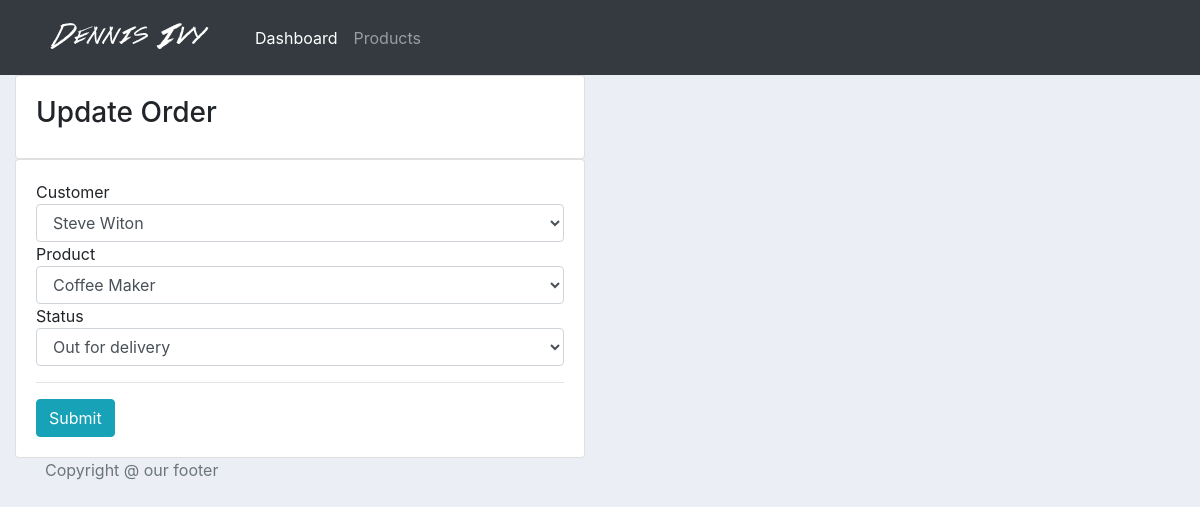
The page /update_order/1/ on the database its author committed.
### accounts/models.py (models this page shows, shortened)
class Order(models.Model):
	STATUS = (
			('Pending', 'Pending'),
			('Out for delivery', 'Out for delivery'),
			('Delivered', 'Delivered'),
			)
	customer = models.ForeignKey(Customer, on_delete= models.SET_NULL, null=True)
	product = models.ForeignKey(Product, on_delete= models.SET_NULL, null=True)
	date_created = models.DateTimeField(auto_now_add=True, null=True, blank=True)
	status = models.CharField(max_length=200, null=True, choices=STATUS)

### accounts/views.py (the view)
# urls.py: path('update_order/<str:pk>/', views.updateOrder, name="update_order"),
def updateOrder(request, pk):
	action = 'update'
	order = Order.objects.get(id=pk)
	form = OrderForm(instance=order)
	if request.method == 'POST':
		form = OrderForm(request.POST, instance=order)
		if form.is_valid():
			form.save()
			return redirect('/customer/' + str(order.customer.id))
	context =  {'action':action, 'form':form}
	return render(request, 'accounts/order_form.html', context)

### accounts/forms.py
class OrderForm(ModelForm):
	class Meta:
		model = Order
		fields = '__all__'

### accounts/models.py (called while the page is built)
	def __str__(self):
		return self.name

	def __str__(self):
		return self.name

### templates/accounts/order_form.html (shortened to what this page needs)
{% extends 'accounts/main_template.html' %}
{% load static %}
{% block content %}
{% load widget_tweaks %}
<div class="row">
	<div class="col-md-6">
		<div class="card card-body">
			{% if action == 'create' %}
				<h3>Create Order</h3>
			{% elif action == 'update' %}
				<h3>Update Order</h3>
			{% endif %}
		</div>
	</div>
</div>
<div class="row">
	<div class="col-md-6">
		<div class="card card-body">
			<form action="" method="POST">
				{% for field in form %}
					{{field.label}}
					{{field|add_class:'form-control'}}
				{% endfor %}
				<hr>
				<input type="submit" class="btn btn-info">
			</form>
		</div>
	</div>
</div>
{% endblock %}

### static/css/main.css (style rules this page uses)
body { background-color: #ebeff5; }

### rows shown on the page
Order: form "Steve Witon" "Coffee Maker" "Out for delivery"

### other values the page prints
{{ field.label }} "Customer" "Product" "Status"
